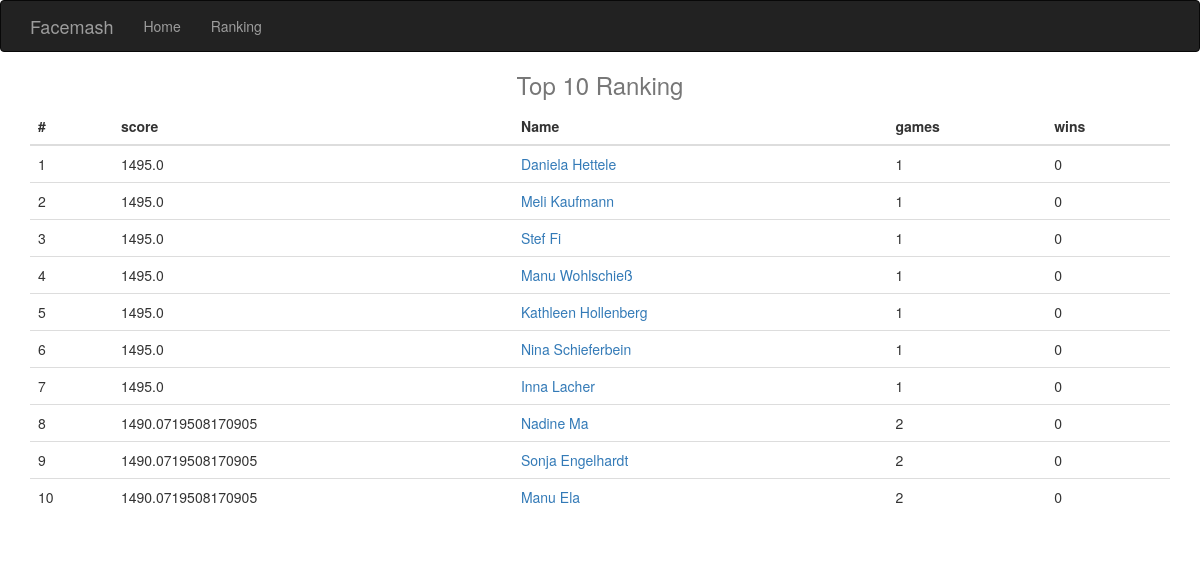
Page /ranking/10 on the committed database.
### server.py (models this page shows, shortened)
class Player(db.Model):
    __tablename__ = 'player'
    id = db.Column(db.Integer, primary_key=True, index=True)
    name = db.Column(db.String(64), nullable=False)
    score = db.Column(db.Float, default=1500.00)
    wins = db.Column(db.Integer, default=0)
    matches = db.Column(db.Integer, default=0)
    imgurl = db.Column(db.String(254))
    added = db.Column(db.DateTime, default=datetime.now())

### server.py (the view)
@app.route("/ranking/<int:limit>")
def ranking(limit):
    limit = min(limit, 100)
    top = Player.query.order_by(Player.score).limit(limit).all()
    return render_template('ranking.html', players=top)

### templates/ranking.html (shortened to what this page needs)
{% extends "base.html" %}
{% block content %}
<h3 class="text-center text-muted">
	Top {{ players|length }} Ranking
</h3>
<div class="container">
	<div class="row clearfix">
		<div class="col-md-12 column">
			<table class="table table-hover">
				<thead>
					<tr>
						<th>
							#
						</th>
						<th>
							score
						</th>
						<th>
							Name
						</th>
						<th>
							games
						</th>
						<th>
							wins
						</th>
					</tr>
				</thead>
				<tbody>
					{% for player in players|reverse %}
					<tr>
						<td>
							{{ loop.index }}
						</td>
						<td>
							{{ player.score }}
						</td>
						<td>
							<a href="/player/{{ player.id }}">{{ player.name }}</a>
						</td>
						<td>
							{{ player.matches }}
						</td>
						<td>
							{{ player.wins }}
						</td>
					</tr>
					{% endfor %}
				</tbody>
			</table>
		</div>
	</div>
</div>
{% endblock %}

### templates/base.html (shortened to what this page needs)
{% extends "bootstrap/base.html" %}
{% block head %}
{{ super() }}
{% endblock %}
{% block navbar %}
<div class="navbar navbar-inverse" role="navigation">
	<div class="container">
		<div class="navbar-header">
			<a class="navbar-brand" href="/">Facemash</a>
		</div>
		<div class="navbar-collapse collapse">
			<ul class="nav navbar-nav">
				<li><a href="/">Home</a></li>
				<li><a href="/ranking/10">Ranking</a></li>
			</ul>
		</div>
	</div>
</div>
{% endblock %}

### rows in the picture
Player: score "1495.0", name "Daniela Hettele", matches "1", wins "0"
Player: score "1495.0", name "Meli Kaufmann", matches "1", wins "0"
Player: score "1495.0", name "Stef Fi", matches "1", wins "0"
Player: score "1495.0", name "Manu Wohlschieß", matches "1", wins "0"
Player: score "1495.0", name "Kathleen Hollenberg", matches "1", wins "0"
Player: score "1495.0", name "Nina Schieferbein", matches "1", wins "0"
Player: score "1495.0", name "Inna Lacher", matches "1", wins "0"
Player: score "1490.0719508170905", name "Nadine Ma", matches "2", wins "0"
Player: score "1490.0719508170905", name "Sonja Engelhardt", matches "2", wins "0"
Player: score "1490.0719508170905", name "Manu Ela", matches "2", wins "0"

### other values in the picture
{{ players|length }} "10"
